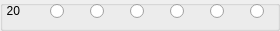
              <widget class="QGroupBox" name="groupBox_8">
               <property name="title">
                <string/>
               </property>
               <widget class="QRadioButton" name="radioButton20RxAnt1">
                <property name="geometry">
                 <rect>
                  <x>50</x>
                  <y>0</y>
                  <width>21</width>
                  <height>22</height>
                 </rect>
                </property>
                <property name="text">
                 <string/>
                </property>
               </widget>
               <widget class="QRadioButton" name="radioButton20RxAnt2">
                <property name="geometry">
                 <rect>
                  <x>90</x>
                  <y>0</y>
                  <width>21</width>
                  <height>22</height>
                 </rect>
                </property>
                <property name="text">
                 <string/>
                </property>
               </widget>
               <widget class="QRadioButton" name="radioButton20RxAnt3">
                <property name="geometry">
                 <rect>
                  <x>130</x>
                  <y>0</y>
                  <width>21</width>
                  <height>22</height>
                 </rect>
                </property>
                <property name="text">
                 <string/>
                </property>
               </widget>
               <widget class="QRadioButton" name="radioButton20RxRX1">
                <property name="geometry">
                 <rect>
                  <x>170</x>
                  <y>0</y>
                  <width>21</width>
                  <height>22</height>
                 </rect>
                </property>
                <property name="text">
                 <string/>
                </property>
               </widget>
               <widget class="QRadioButton" name="radioButton20RxRX2">
                <property name="geometry">
                 <rect>
                  <x>210</x>
                  <y>0</y>
                  <width>21</width>
                  <height>22</height>
                 </rect>
                </property>
                <property name="text">
                 <string/>
                </property>
               </widget>
               <widget class="QRadioButton" name="radioButton20RxXVRX">
                <property name="geometry">
                 <rect>
                  <x>250</x>
                  <y>0</y>
                  <width>21</width>
                  <height>22</height>
                 </rect>
                </property>
                <property name="text">
                 <string/>
                </property>
               </widget>
               <widget class="QLabel" name="label_29">
                <property name="geometry">
                 <rect>
                  <x>0</x>
                  <y>0</y>
                  <width>20</width>
                  <height>21</height>
                 </rect>
                </property>
                <property name="sizePolicy">
                 <sizepolicy hsizetype="Minimum" vsizetype="Preferred">
                  <horstretch>0</horstretch>
                  <verstretch>0</verstretch>
                 </sizepolicy>
                </property>
                <property name="text">
                 <string>20</string>
                </property>
                <property name="alignment">
                 <set>Qt::AlignRight|Qt::AlignTrailing|Qt::AlignVCenter</set>
                </property>
               </widget>
              </widget>
